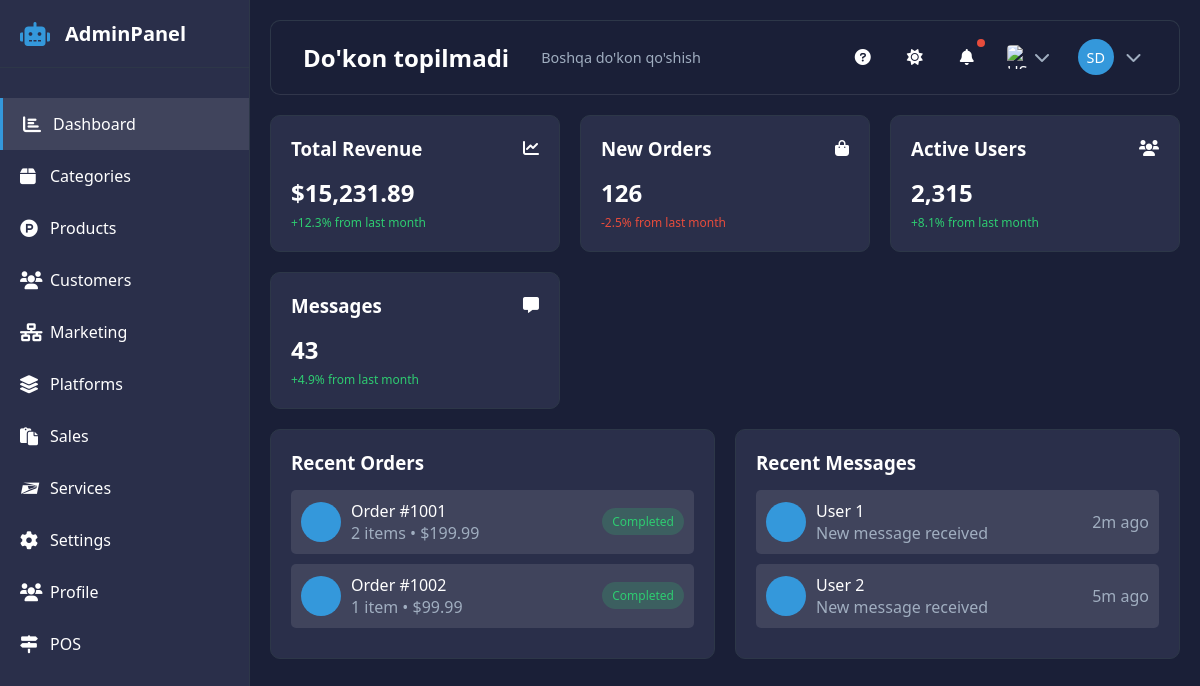
/shops/dashboard (signed in), run on an earlier commit of the app's database.
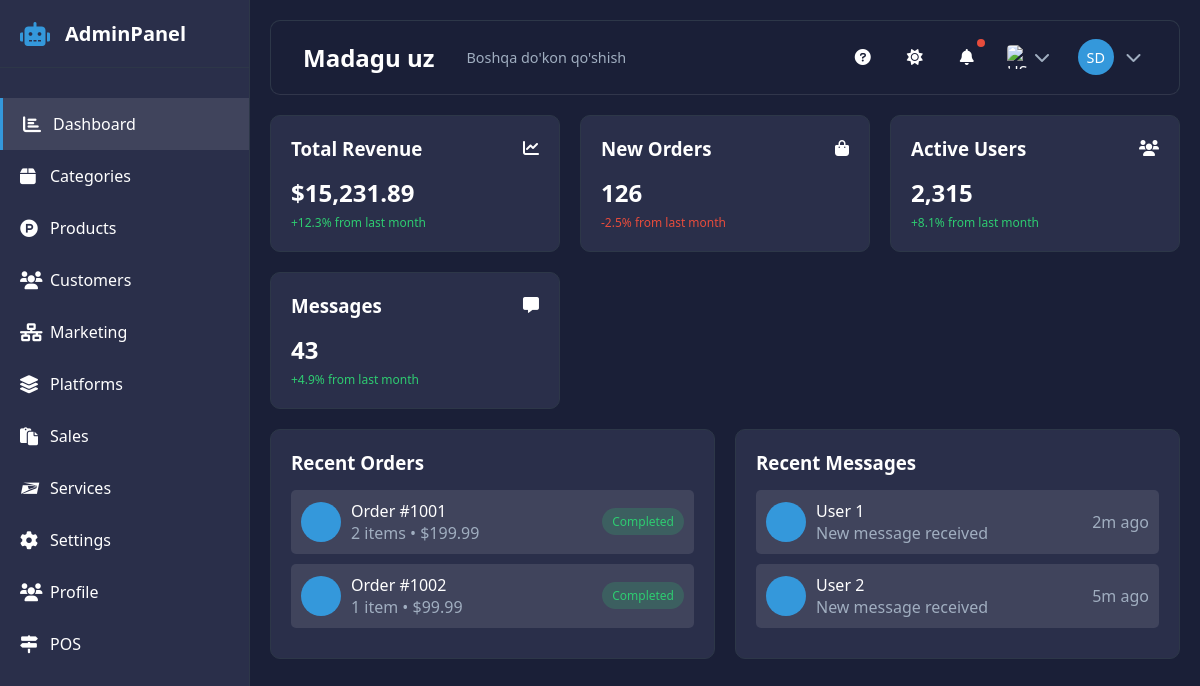
And on a later commit of the database.
### apps/shops/models.py (models this page shows)
class Shop(CreatedBaseModel):  # ✅
    class Status(TextChoices):
        ACTIVE = 'active', 'Active'  # Faol
        IN_ACTIVE = 'inactive', 'Inactive'  # Faol emas
    name = models.CharField("Do'kon nomi", max_length=55)
    phone = models.CharField("Biznes telefon raqami", max_length=50)
    phone_number = models.CharField("Telefon raqami", max_length=50)
    country = models.ForeignKey("shops.Country", CASCADE, verbose_name="Ro'yxatdan o'tgan davlat")
    languages = models.ManyToManyField("shops.Language", blank=True, verbose_name="Til")
    services = models.ManyToManyField('orders.Service', through='orders.ShopService')
    shop_category = models.ForeignKey("shops.ShopCategory", CASCADE, verbose_name="Kategoriyalar")
    status = models.CharField(max_length=8, choices=Status.choices, db_default=Status.ACTIVE)
    currency = models.ForeignKey("shops.Currency", CASCADE, verbose_name="Pul birligi")
    plan = models.ForeignKey('users.Plan', CASCADE, related_name='view', )
    owner = models.ForeignKey('users.User', CASCADE, related_name='view')
    lat = models.FloatField('Location lat', blank=True, null=True)
    lon = models.FloatField('Location lon', blank=True, null=True)
    starts_at = models.TimeField('Dan', blank=True, null=True)
    ends_at = models.TimeField('Gacha', blank=True, null=True)
    has_terminal = models.BooleanField(db_default=True)
    about_us = models.TextField("Biz haqimizda", null=True, blank=True)
    facebook = models.URLField("Facebook", max_length=255, null=True, blank=True)
    instagram = models.URLField("Instagram", max_length=255, null=True, blank=True)
    telegram = models.URLField('Telegram', max_length=255, null=True, blank=True)
    email = models.URLField("Elektron pochta", max_length=255, null=True, blank=True)
    address = models.CharField('Manzil', max_length=500, null=True, blank=True)
    is_new_products_show = models.BooleanField("'Yangi mahsulotlar' sahifasini ko'rsatish", default=False,
                                               db_default=False)
    is_popular_products_show = models.BooleanField("Ommabop mahsulotlar' sahifasini ko'rsatish", default=False,
                                                   db_default=False)
    attachments = GenericRelation('shops.Attachment', 'record_id', blank=True)
    shop_logo = GenericRelation('shops.Attachment', 'record_id', blank=True)
    favicon_image = GenericRelation('shops.Attachment', 'record_id', blank=True)
    slider_images = GenericRelation('shops.Attachment', 'record_id', blank=True)

### apps/shops/views/base.py (the view)
# urls.py: path('dashboard', BasedTemplateView.as_view(), name='shop'),
class BasedTemplateView(LoginRequiredMixin, TemplateView):
    template_name = 'apps/base.html'

### templates/apps/base.html (shortened to what the changed rows need)
{% load static %}
<!DOCTYPE html>
<html lang="en" data-theme="dark">
<head>
    <link rel="stylesheet" href="https://cdnjs.cloudflare.com/ajax/libs/font-awesome/6.0.0-beta3/css/all.min.css">
    <link rel="stylesheet" href="{% static 'apps/shop/dashboard /dashboard.css' %}">
</head>
<body>
<div class="main-content" id="mainContent">
    <div class="top-bar">
        <div class="top-bar-left">
            {% for shop in user.view.all %}
                <a href="#" class="logo">{{ shop.name }}</a>
            {% empty %}
                <a href="#" class="logo">Do'kon topilmadi</a>
            {% endfor %}
            <a href="#" class="shop-select">Boshqa do'kon qo'shish</a>
        </div>
    </div>
</div>
</body>
</html>

What changed in the data, as far as the page shows it:
added Shop: name "Madagu uz"
Also different on the page:
text no longer shown: "Do'kon topilmadi"
